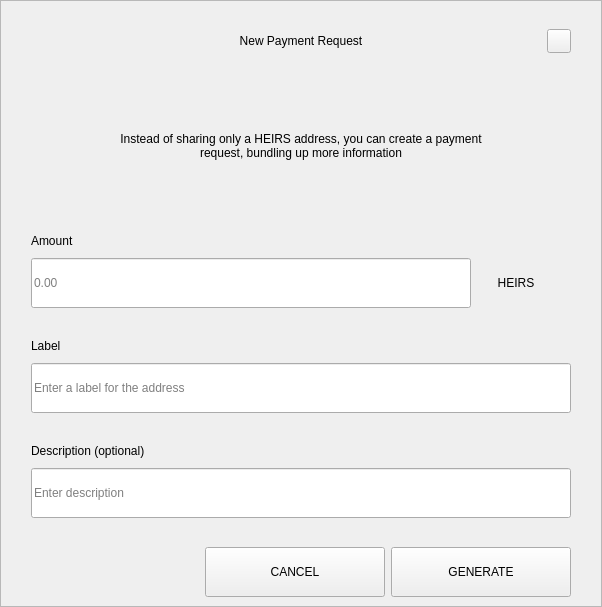
<?xml version="1.0" encoding="UTF-8"?>
<ui version="4.0">
 <class>RequestDialog</class>
 <widget class="QDialog" name="RequestDialog">
  <property name="geometry">
   <rect>
    <x>0</x>
    <y>0</y>
    <width>602</width>
    <height>607</height>
   </rect>
  </property>
  <property name="windowTitle">
   <string>Dialog</string>
  </property>
  <layout class="QVBoxLayout" name="verticalLayout_5">
   <property name="spacing">
    <number>0</number>
   </property>
   <property name="leftMargin">
    <number>0</number>
   </property>
   <property name="topMargin">
    <number>0</number>
   </property>
   <property name="rightMargin">
    <number>0</number>
   </property>
   <property name="bottomMargin">
    <number>0</number>
   </property>
   <item>
    <widget class="QFrame" name="frame">
     <property name="styleSheet">
      <string notr="true"/>
     </property>
     <property name="frameShape">
      <enum>QFrame::StyledPanel</enum>
     </property>
     <property name="frameShadow">
      <enum>QFrame::Raised</enum>
     </property>
     <layout class="QVBoxLayout" name="verticalLayout_4" stretch="1,0,0">
      <property name="spacing">
       <number>0</number>
      </property>
      <property name="leftMargin">
       <number>30</number>
      </property>
      <property name="topMargin">
       <number>20</number>
      </property>
      <property name="rightMargin">
       <number>30</number>
      </property>
      <property name="bottomMargin">
       <number>0</number>
      </property>
      <item>
       <layout class="QHBoxLayout" name="horizontalLayout_3">
        <property name="spacing">
         <number>0</number>
        </property>
        <item>
         <spacer name="horizontalSpacer_21">
          <property name="orientation">
           <enum>Qt::Horizontal</enum>
          </property>
          <property name="sizeHint" stdset="0">
           <size>
            <width>40</width>
            <height>20</height>
           </size>
          </property>
         </spacer>
        </item>
        <item>
         <widget class="QLabel" name="labelTitle">
          <property name="minimumSize">
           <size>
            <width>0</width>
            <height>40</height>
           </size>
          </property>
          <property name="maximumSize">
           <size>
            <width>16777215</width>
            <height>40</height>
           </size>
          </property>
          <property name="styleSheet">
           <string notr="true">padding-left:24px;</string>
          </property>
          <property name="text">
           <string>New Payment Request</string>
          </property>
          <property name="alignment">
           <set>Qt::AlignCenter</set>
          </property>
          <property name="margin">
           <number>7</number>
          </property>
         </widget>
        </item>
        <item>
         <spacer name="horizontalSpacer">
          <property name="orientation">
           <enum>Qt::Horizontal</enum>
          </property>
          <property name="sizeHint" stdset="0">
           <size>
            <width>40</width>
            <height>20</height>
           </size>
          </property>
         </spacer>
        </item>
        <item>
         <widget class="QPushButton" name="btnEsc">
          <property name="minimumSize">
           <size>
            <width>24</width>
            <height>24</height>
           </size>
          </property>
          <property name="maximumSize">
           <size>
            <width>24</width>
            <height>24</height>
           </size>
          </property>
          <property name="focusPolicy">
           <enum>Qt::NoFocus</enum>
          </property>
          <property name="text">
           <string/>
          </property>
         </widget>
        </item>
       </layout>
      </item>
      <item>
       <widget class="QStackedWidget" name="stack">
        <property name="minimumSize">
         <size>
          <width>540</width>
          <height>0</height>
         </size>
        </property>
        <property name="maximumSize">
         <size>
          <width>540</width>
          <height>16777215</height>
         </size>
        </property>
        <property name="currentIndex">
         <number>0</number>
        </property>
        <widget class="QWidget" name="page_1">
         <property name="minimumSize">
          <size>
           <width>540</width>
           <height>0</height>
          </size>
         </property>
         <property name="maximumSize">
          <size>
           <width>540</width>
           <height>16777215</height>
          </size>
         </property>
         <layout class="QVBoxLayout" name="layout1">
          <property name="spacing">
           <number>0</number>
          </property>
          <property name="leftMargin">
           <number>0</number>
          </property>
          <property name="topMargin">
           <number>0</number>
          </property>
          <property name="rightMargin">
           <number>0</number>
          </property>
          <property name="bottomMargin">
           <number>0</number>
          </property>
          <item>
           <spacer name="verticalSpacer_21">
            <property name="orientation">
             <enum>Qt::Vertical</enum>
            </property>
            <property name="sizeType">
             <enum>QSizePolicy::Fixed</enum>
            </property>
            <property name="sizeHint" stdset="0">
             <size>
              <width>20</width>
              <height>30</height>
             </size>
            </property>
           </spacer>
          </item>
          <item alignment="Qt::AlignHCenter">
           <widget class="QLabel" name="labelMessage">
            <property name="minimumSize">
             <size>
              <width>400</width>
              <height>50</height>
             </size>
            </property>
            <property name="text">
             <string>Instead of sharing only a HEIRS address, you can create a payment request, bundling up more information</string>
            </property>
            <property name="alignment">
             <set>Qt::AlignCenter</set>
            </property>
            <property name="wordWrap">
             <bool>true</bool>
            </property>
           </widget>
          </item>
          <item alignment="Qt::AlignBottom">
           <widget class="QWidget" name="containerAmount" native="true">
            <layout class="QVBoxLayout" name="verticalLayout">
             <property name="spacing">
              <number>9</number>
             </property>
             <property name="leftMargin">
              <number>0</number>
             </property>
             <property name="topMargin">
              <number>0</number>
             </property>
             <property name="rightMargin">
              <number>0</number>
             </property>
             <property name="bottomMargin">
              <number>0</number>
             </property>
             <item>
              <widget class="QLabel" name="labelSubtitleAmount">
               <property name="minimumSize">
                <size>
                 <width>350</width>
                 <height>16</height>
                </size>
               </property>
               <property name="maximumSize">
                <size>
                 <width>16777215</width>
                 <height>16</height>
                </size>
               </property>
               <property name="text">
                <string>Amount</string>
               </property>
              </widget>
             </item>
             <item alignment="Qt::AlignTop">
              <widget class="QWidget" name="layoutAmount" native="true">
               <layout class="QHBoxLayout" name="horizontalLayout" stretch="2,0">
                <property name="spacing">
                 <number>0</number>
                </property>
                <property name="leftMargin">
                 <number>0</number>
                </property>
                <property name="topMargin">
                 <number>0</number>
                </property>
                <property name="rightMargin">
                 <number>0</number>
                </property>
                <property name="bottomMargin">
                 <number>0</number>
                </property>
                <item>
                 <widget class="QLineEdit" name="lineEditAmount">
                  <property name="minimumSize">
                   <size>
                    <width>0</width>
                    <height>50</height>
                   </size>
                  </property>
                  <property name="maximumSize">
                   <size>
                    <width>16777215</width>
                    <height>50</height>
                   </size>
                  </property>
                  <property name="placeholderText">
                   <string notr="true">0.00</string>
                  </property>
                 </widget>
                </item>
                <item>
                 <widget class="QWidget" name="comboContainer" native="true">
                  <property name="minimumSize">
                   <size>
                    <width>100</width>
                    <height>50</height>
                   </size>
                  </property>
                  <property name="maximumSize">
                   <size>
                    <width>16777215</width>
                    <height>50</height>
                   </size>
                  </property>
                  <layout class="QHBoxLayout" name="horizontalLayout_31">
                   <property name="spacing">
                    <number>0</number>
                   </property>
                   <property name="leftMargin">
                    <number>0</number>
                   </property>
                   <property name="topMargin">
                    <number>0</number>
                   </property>
                   <property name="rightMargin">
                    <number>10</number>
                   </property>
                   <property name="bottomMargin">
                    <number>0</number>
                   </property>
                   <item>
                    <widget class="QLabel" name="comboBoxCoin">
                     <property name="text">
                      <string>HEIRS</string>
                     </property>
                     <property name="alignment">
                      <set>Qt::AlignCenter</set>
                     </property>
                    </widget>
                   </item>
                  </layout>
                 </widget>
                </item>
               </layout>
              </widget>
             </item>
            </layout>
           </widget>
          </item>
          <item>
           <spacer name="verticalSpacer_31">
            <property name="orientation">
             <enum>Qt::Vertical</enum>
            </property>
            <property name="sizeType">
             <enum>QSizePolicy::Fixed</enum>
            </property>
            <property name="sizeHint" stdset="0">
             <size>
              <width>20</width>
              <height>30</height>
             </size>
            </property>
           </spacer>
          </item>
          <item>
           <layout class="QVBoxLayout" name="verticalLayoutLabel">
            <property name="spacing">
             <number>9</number>
            </property>
            <item>
             <widget class="QLabel" name="labelSubtitleLabel">
              <property name="minimumSize">
               <size>
                <width>0</width>
                <height>16</height>
               </size>
              </property>
              <property name="maximumSize">
               <size>
                <width>16777215</width>
                <height>16</height>
               </size>
              </property>
              <property name="text">
               <string>Label</string>
              </property>
             </widget>
            </item>
            <item>
             <widget class="QLineEdit" name="lineEditLabel">
              <property name="minimumSize">
               <size>
                <width>0</width>
                <height>50</height>
               </size>
              </property>
              <property name="maximumSize">
               <size>
                <width>16777215</width>
                <height>50</height>
               </size>
              </property>
              <property name="placeholderText">
               <string>Enter a label for the address</string>
              </property>
             </widget>
            </item>
           </layout>
          </item>
          <item>
           <spacer name="verticalSpacer_34">
            <property name="orientation">
             <enum>Qt::Vertical</enum>
            </property>
            <property name="sizeType">
             <enum>QSizePolicy::Fixed</enum>
            </property>
            <property name="sizeHint" stdset="0">
             <size>
              <width>20</width>
              <height>30</height>
             </size>
            </property>
           </spacer>
          </item>
          <item>
           <layout class="QVBoxLayout" name="verticalLayoutDescription">
            <property name="spacing">
             <number>9</number>
            </property>
            <item>
             <widget class="QLabel" name="labelSubtitleDescription">
              <property name="minimumSize">
               <size>
                <width>0</width>
                <height>16</height>
               </size>
              </property>
              <property name="maximumSize">
               <size>
                <width>16777215</width>
                <height>16</height>
               </size>
              </property>
              <property name="text">
               <string>Description (optional)</string>
              </property>
             </widget>
            </item>
            <item>
             <widget class="QLineEdit" name="lineEditDescription">
              <property name="minimumSize">
               <size>
                <width>0</width>
                <height>50</height>
               </size>
              </property>
              <property name="maximumSize">
               <size>
                <width>16777215</width>
                <height>50</height>
               </size>
              </property>
              <property name="placeholderText">
               <string>Enter description</string>
              </property>
             </widget>
            </item>
            <item>
             <spacer name="verticalSpacer_4">
              <property name="orientation">
               <enum>Qt::Vertical</enum>
              </property>
              <property name="sizeType">
               <enum>QSizePolicy::Fixed</enum>
              </property>
              <property name="sizeHint" stdset="0">
               <size>
                <width>20</width>
                <height>20</height>
               </size>
              </property>
             </spacer>
            </item>
           </layout>
          </item>
         </layout>
        </widget>
        <widget class="QWidget" name="page_2">
         <layout class="QVBoxLayout" name="layout2">
          <item>
           <spacer name="verticalSpacer_5">
            <property name="orientation">
             <enum>Qt::Vertical</enum>
            </property>
            <property name="sizeType">
             <enum>QSizePolicy::Fixed</enum>
            </property>
            <property name="sizeHint" stdset="0">
             <size>
              <width>20</width>
              <height>50</height>
             </size>
            </property>
           </spacer>
          </item>
          <item alignment="Qt::AlignHCenter">
           <widget class="QLabel" name="labelQrImg">
            <property name="minimumSize">
             <size>
              <width>260</width>
              <height>260</height>
             </size>
            </property>
            <property name="maximumSize">
             <size>
              <width>260</width>
              <height>260</height>
             </size>
            </property>
            <property name="text">
             <string/>
            </property>
            <property name="alignment">
             <set>Qt::AlignCenter</set>
            </property>
           </widget>
          </item>
          <item>
           <spacer name="verticalSpacer_2">
            <property name="orientation">
             <enum>Qt::Vertical</enum>
            </property>
            <property name="sizeType">
             <enum>QSizePolicy::Fixed</enum>
            </property>
            <property name="sizeHint" stdset="0">
             <size>
              <width>20</width>
              <height>30</height>
             </size>
            </property>
           </spacer>
          </item>
          <item alignment="Qt::AlignHCenter">
           <widget class="QLabel" name="labelAddress">
            <property name="text">
             <string>D7VFR83SQbiezrW72hjcWJtcfip5krte2Z </string>
            </property>
           </widget>
          </item>
          <item>
           <spacer name="verticalSpacer_32">
            <property name="orientation">
             <enum>Qt::Vertical</enum>
            </property>
            <property name="sizeType">
             <enum>QSizePolicy::Expanding</enum>
            </property>
            <property name="sizeHint" stdset="0">
             <size>
              <width>20</width>
              <height>20</height>
             </size>
            </property>
           </spacer>
          </item>
          <item>
           <layout class="QHBoxLayout" name="horizontal">
            <property name="leftMargin">
             <number>20</number>
            </property>
            <property name="rightMargin">
             <number>20</number>
            </property>
            <property name="bottomMargin">
             <number>20</number>
            </property>
            <item>
             <spacer name="horizontalSpacer_4">
              <property name="orientation">
               <enum>Qt::Horizontal</enum>
              </property>
              <property name="sizeHint" stdset="0">
               <size>
                <width>40</width>
                <height>20</height>
               </size>
              </property>
             </spacer>
            </item>
            <item>
             <widget class="QPushButton" name="btnCopyAddress">
              <property name="minimumSize">
               <size>
                <width>180</width>
                <height>50</height>
               </size>
              </property>
              <property name="text">
               <string>COPY ADDRESS</string>
              </property>
             </widget>
            </item>
            <item>
             <widget class="QPushButton" name="btnCopyUrl">
              <property name="minimumSize">
               <size>
                <width>180</width>
                <height>50</height>
               </size>
              </property>
              <property name="text">
               <string>COPY URL</string>
              </property>
             </widget>
            </item>
            <item>
             <spacer name="horizontalSpacer_2">
              <property name="orientation">
               <enum>Qt::Horizontal</enum>
              </property>
              <property name="sizeHint" stdset="0">
               <size>
                <width>40</width>
                <height>20</height>
               </size>
              </property>
             </spacer>
            </item>
           </layout>
          </item>
         </layout>
        </widget>
       </widget>
      </item>
      <item>
       <widget class="QWidget" name="buttonsStack" native="true">
        <layout class="QHBoxLayout" name="horizontalLayout_5">
         <property name="leftMargin">
          <number>20</number>
         </property>
         <property name="rightMargin">
          <number>0</number>
         </property>
         <item>
          <spacer name="horizontalSpacer_41">
           <property name="orientation">
            <enum>Qt::Horizontal</enum>
           </property>
           <property name="sizeHint" stdset="0">
            <size>
             <width>40</width>
             <height>20</height>
            </size>
           </property>
          </spacer>
         </item>
         <item>
          <widget class="QPushButton" name="btnCancel">
           <property name="minimumSize">
            <size>
             <width>180</width>
             <height>50</height>
            </size>
           </property>
           <property name="focusPolicy">
            <enum>Qt::NoFocus</enum>
           </property>
           <property name="text">
            <string>CANCEL</string>
           </property>
          </widget>
         </item>
         <item>
          <widget class="QPushButton" name="btnSave">
           <property name="minimumSize">
            <size>
             <width>180</width>
             <height>50</height>
            </size>
           </property>
           <property name="focusPolicy">
            <enum>Qt::NoFocus</enum>
           </property>
           <property name="text">
            <string>GENERATE</string>
           </property>
          </widget>
         </item>
        </layout>
       </widget>
      </item>
     </layout>
    </widget>
   </item>
  </layout>
 </widget>
 <resources/>
 <connections/>
</ui>
